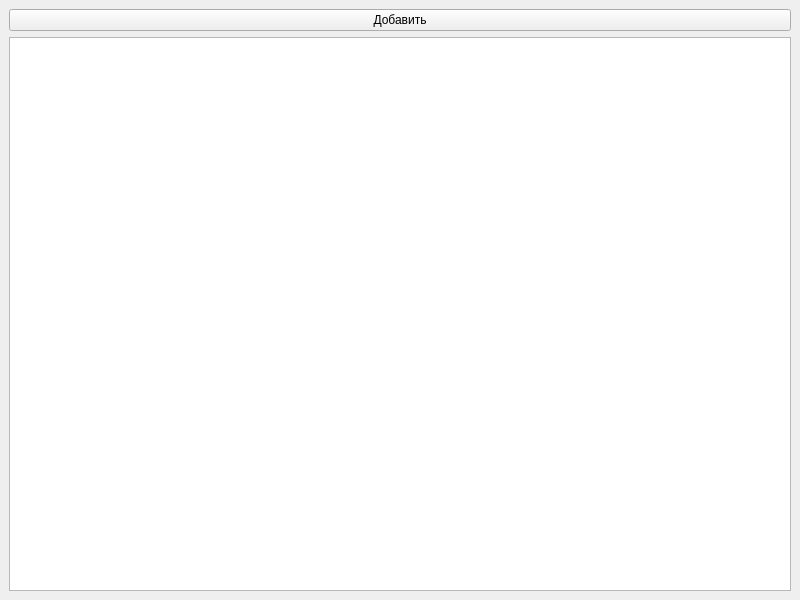
<?xml version="1.0" encoding="UTF-8"?>
<ui version="4.0">
 <class>MainWindow</class>
 <widget class="QMainWindow" name="MainWindow">
  <property name="geometry">
   <rect>
    <x>0</x>
    <y>0</y>
    <width>800</width>
    <height>600</height>
   </rect>
  </property>
  <property name="windowTitle">
   <string>Эспрессо</string>
  </property>
  <widget class="QWidget" name="centralwidget">
   <layout class="QVBoxLayout" name="verticalLayout">
    <item>
     <widget class="QPushButton" name="pushButton">
      <property name="text">
       <string>Добавить</string>
      </property>
     </widget>
    </item>
    <item>
     <widget class="QTableWidget" name="tableWidget"/>
    </item>
   </layout>
  </widget>
 </widget>
 <resources/>
 <connections/>
</ui>
